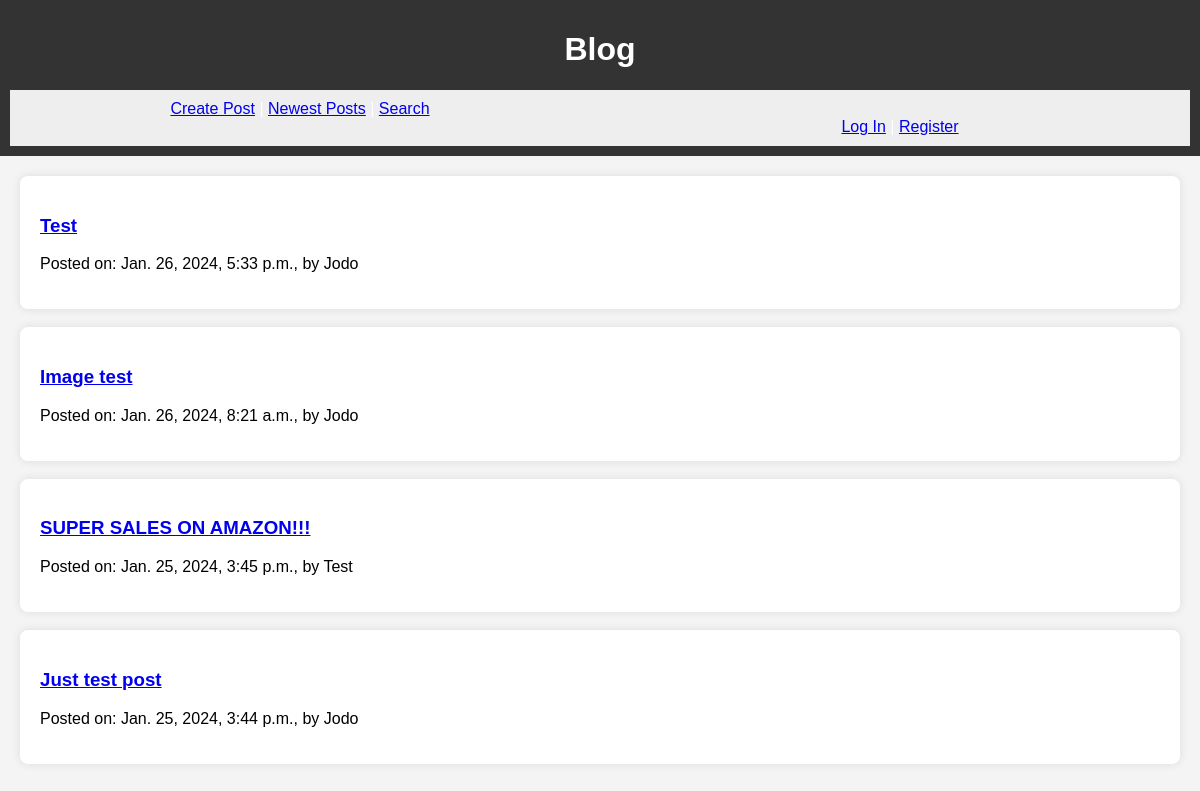
The page / on the database its author committed.
### post_app/models.py (models this page shows, shortened)
class Post(models.Model):
    title = models.CharField(max_length=225)
    description = models.TextField()
    author = models.ForeignKey(User, on_delete=models.CASCADE, related_name='post_author')
    image = models.ImageField(upload_to='static/images/post_pics/', blank=True)
    tag = models.ForeignKey(Tag, on_delete=models.CASCADE, null=True, blank=True)
    pub_date = models.DateTimeField(auto_now_add=True)
    url = models.URLField()
    url_name = models.CharField(max_length=225)

### post_app/views.py (the view)
# urls.py: path('', main_page, name='main_page'),
def main_page(request):
    return render(request, 'post_app/main_page.html', {'posts': Post.objects.all().order_by('-pub_date'),
                                                       'is_authenticated': request.user.is_authenticated})

### templates/post_app/main_page.html (shortened to what this page needs)
{% extends "base.html" %}
{% block content %}
        {% for post in posts %}
        <article class="post">
            <h3><a href="{{ post.url }}">{{post.title}}</a></h3>
            <p>Posted on: {{post.pub_date}}, by {{post.author}}</p>
        </article><br>
        {% endfor %}
{% endblock %}

### rows shown on the page
Post: title "Test", pub_date "Jan. 26, 2024, 5:33 p.m.", author "Jodo"
Post: title "Image test", pub_date "Jan. 26, 2024, 8:21 a.m.", author "Jodo"
Post: title "SUPER SALES ON AMAZON!!!", pub_date "Jan. 25, 2024, 3:45 p.m.", author "Test"
Post: title "Just test post", pub_date "Jan. 25, 2024, 3:44 p.m.", author "Jodo"
